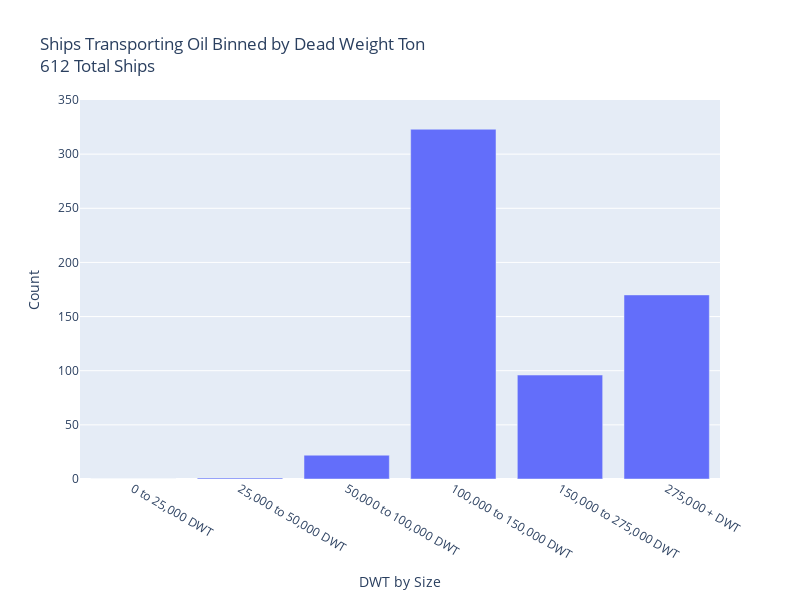

The notebook cell this image was saved under:
### Markdown cell above
#### visualize vessel count by DWt for Suez, Afras ad VLCCs

### Code cell
custom_bins = np.array([0, 25, 50, 100, 150, 275, np.inf])*1000
binned_data_custom = pd.cut(oil_ships.DWT, bins=custom_bins, include_lowest=False, right=True)
# You can then count the occurrences in each bin
bin_counts = binned_data_custom.value_counts().sort_index()

# make categorical values for binned plot 
cats = []
for idx, x in enumerate(binned_data_custom.cat.categories):
    left = f"{x.left:.0f}"
    right = f"{x.right:.0f}"
    if right=="inf":
        cats.append((f"{int(left):,} + DWT"))
    else:
        cats.append((f"{int(left):,} to {int(right):,} DWT"))
print(f"categories: {cats}")

fig = px.bar(x=cats, y=bin_counts.values, title=f"Ships Transporting Oil Binned by Dead Weight Ton <br>"
                                                                            f"{oil_ships.shape[0]} Total Ships")
fig.update_layout(width=800, height=600)
fig.update_layout(
    xaxis_title="DWT by Size",  # Set the x-axis title
    yaxis_title="Count"  # Set the y-axis title
)
fig.update_layout(
    yaxis=dict(range=[0, 350])  # Sets y-axis range from 0 to 20
)

fig.show()
fig.write_html("oil_ships_dwt_binned_interactive_plot.html")

### Figure 1 — Plotly figure (JSON) as saved in the notebook; plotly's stock layout.template omitted (floating-point values rounded to 4 significant figures)
{"data": [{"hovertemplate": "x=%{x}<br>y=%{y}<extra></extra>", "legendgroup": "", "marker": {"color": "#636efa", "pattern": {"shape": ""}}, "name": "", "orientation": "v", "showlegend": false, "textposition": "auto", "type": "bar", "x": ["0 to 25,000 DWT", "25,000 to 50,000 DWT", "50,000 to 100,000 DWT", "100,000 to 150,000 DWT", "150,000 to 275,000 DWT", "275,000 + DWT"], "xaxis": "x", "y": [0, 1, 22, 323, 96, 170], "yaxis": "y"}], "layout": {"barmode": "relative", "height": 600, "legend": {"tracegroupgap": 0}, "title": {"text": "Ships Transporting Oil Binned by Dead Weight Ton <br>612 Total Ships"}, "width": 800, "xaxis": {"anchor": "y", "domain": [0, 1], "title": {"text": "DWT by Size"}}, "yaxis": {"anchor": "x", "domain": [0, 1], "range": [0, 350], "title": {"text": "Count"}}}}
